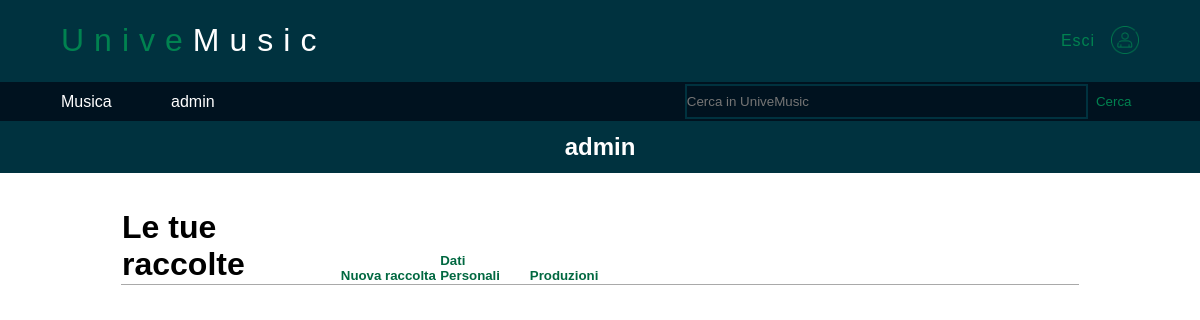
Before: /private (signed in) with the older database file.
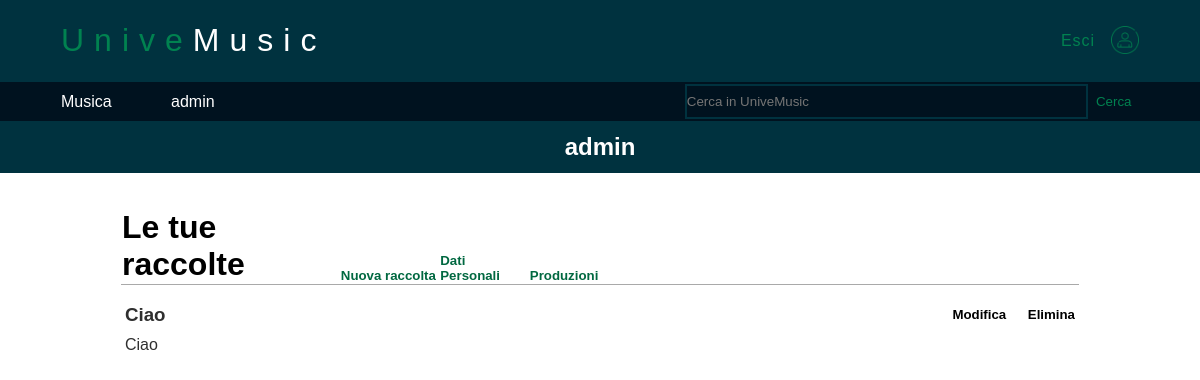
After: the same page with the newer database file.
### tables this page shows
CREATE TABLE "Playlist" (
	"IdPlaylist" INTEGER NOT NULL, 
	"IdUtente" INTEGER NOT NULL, 
	"Nome" VARCHAR(144) NOT NULL, 
	"Descrizione" VARCHAR(144), 
	"NCanzoni" INTEGER NOT NULL CHECK (NCanzoni>=0), 
	PRIMARY KEY ("IdPlaylist"), 
	FOREIGN KEY("IdUtente") REFERENCES "Utenti" ("IdUtenti") ON DELETE CASCADE ON UPDATE CASCADE
);

### user.py (the view)
@UserBP.route('/private')
@login_required
def private():
    conn = engine.connect()
    rs = conn.execute(' SELECT * FROM Playlist WHERE Playlist.IdUtente = ?', current_user.id)
    playlists = rs.fetchall()
    rs = conn.execute(' SELECT Raccolte.IdPlaylist, Canzoni.Titolo, Canzoni.Rilascio, Canzoni.Durata, Canzoni.Colore'
                      ' FROM Canzoni NATURAL JOIN Raccolte'
                      ' WHERE Raccolte.IdPlaylist IN (SELECT Playlist.IdPlaylist FROM Playlist'
                      ' WHERE Playlist.IdPlaylist = ?)'
                      ' GROUP BY Raccolte.IdPlaylist, Canzoni.Titolo, Canzoni.Rilascio, Canzoni.Durata, Canzoni.Colore', current_user.id)
    songs = rs.fetchall()
    playlist_songs = []
    for playlist in playlists:
        playlist_s = []
        for song in songs:
            if song.IdPlaylist == playlist.IdPlaylist:
                playlist_s.append(song)
        playlist_songs.append(playlist_s)
    print(playlist_songs)
    print(playlists)
    resp = make_response(render_template("UserPage.html", user=current_user, playlists=playlists, playlist_songs=playlist_songs))
    conn.close()
    return resp

### main.py (called while the page is built)
@app.context_processor
def inject_enumerate():
    return dict(enumerate=enumerate, str=str, len=len)

@login_manager.user_loader
def load_user(user_id):
    conn = engine.connect()
    rs = conn.execute('SELECT * FROM Utenti WHERE IdUtenti = ?', user_id)
    user = rs.fetchone()
    conn.close()
    return User(user.IdUtenti, user.Email, user.Nome, user.Cognome, user.Nickname, user.Bio, user.DataNascita, user.Password, user.Ruolo)

### user.py (called while the page is built)
@UserBP.context_processor
def inject_enumerate():
    return dict(enumerate=enumerate, str=str, len=len)

### templates/UserPage.html (shortened to what this page needs)
{% extends "Base.html" %}
{% block pagebody %}
        <div id="container2">
            <h2 id="subtitle">{{user.Nickname}}</h2>
        </div>
        <div id="container3">
            <table class="tabella3">
                <tr><td colspan="5">
                    <table style="width: 100%;margin-bottom: 1%;margin-top: 1%;border-collapse: collapse;"><tr>
                        <td style="width: 22%;text-align: left;margin: 0%;border-bottom: 1px solid darkgray;"><h1 id="Playlist">Le tue raccolte</h1></td>
                        <td style="width: 10%;vertical-align: bottom;border-bottom: 1px solid darkgray;text-align: left;">
                            <a href="{{url_for('UserBP.NewPlaylist')}}"><h5 id="NuovaRaccolta">Nuova raccolta</h5></a>
                        </td>
                        <td style="width: 9%;vertical-align: bottom;border-bottom: 1px solid darkgray;text-align: left;">
                            <a href="{{url_for('UserBP.get_data')}}"><h5 id="NuovaRaccolta">Dati Personali</h5></a>
                        </td>
                        <td style="width: 6%;vertical-align: bottom;border-bottom: 1px solid darkgray;text-align: left;">
                            <a href="{{url_for('ArtistBP.get_albums')}}"><h5 id="NuovaRaccolta">Produzioni</h5></a>
                        </td>
                        <td style="width: 48%;border-bottom: 1px solid darkgray;"></td>
                    </tr></table>
                </td></tr>
                {% for i,playlist in enumerate(playlists) %}
                <tr>
                    <td colspan="5">
                        <table style="width: 100%;font-family: Helvetica;border-collapse: collapse;">
                            <tr>
                                <td>
                                    <table style="width:100%">
                                        <tr>
                                            <td style="width: 15%;"><h3 class="text-section-2">{{playlist.Nome}}</h3></td>
                                            <td style="width: 58%;"></td>
                                            <td id="Mod">
                                                <a id="Mod_link" href="{{url_for('UserBP.ModPlaylist')}}"><h5 style="margin: 0%;">Modifica</h5></a>
                                            </td>
                                            <td id="Del" onmousedown="Elimina()"><h5 style="margin: 0%;">Elimina</h5></td>
                                        </tr>
                                    </table>
                                </td>
                            </tr>
                            <tr>
                                <td>
                                    <table style="width: 100%;">
                                        <tr>
                                            <td style="width: 92%;text-align: left;"><p style="color: #2F2F2F;margin-bottom:1%;margin-top: 0%;">{{playlist.Descrizione}}</p></td>
                                        </tr>
                                    </table>
                                </td>
                            </tr>
                        </table>
                    </td>
                </tr>
                {% endfor %}
            </table>
        </div>
{% endblock%}

Changed rows visible on the page:
added Playlist: Nome "Ciao", Descrizione "Ciao"
Other visible differences:
new list line: "Modifica Elimina"
